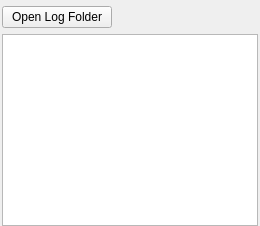
       <widget class="QWidget" name="tab_log">
        <attribute name="title">
         <string>Log</string>
        </attribute>
        <layout class="QVBoxLayout" name="verticalLayout_6">
         <property name="leftMargin">
          <number>2</number>
         </property>
         <property name="topMargin">
          <number>6</number>
         </property>
         <property name="rightMargin">
          <number>2</number>
         </property>
         <property name="bottomMargin">
          <number>0</number>
         </property>
         <item>
          <layout class="QHBoxLayout" name="group_log_header">
           <property name="spacing">
            <number>6</number>
           </property>
           <item>
            <widget class="QPushButton" name="btn_open_log_folder">
             <property name="minimumSize">
              <size>
               <width>110</width>
               <height>0</height>
              </size>
             </property>
             <property name="text">
              <string>Open Log Folder</string>
             </property>
            </widget>
           </item>
           <item>
            <spacer name="horizontalSpacer_3">
             <property name="orientation">
              <enum>Qt::Horizontal</enum>
             </property>
             <property name="sizeHint" stdset="0">
              <size>
               <width>40</width>
               <height>20</height>
              </size>
             </property>
            </spacer>
           </item>
           <item>
            <widget class="QLabel" name="label_worker_threads">
             <property name="maximumSize">
              <size>
               <width>150</width>
               <height>10</height>
              </size>
             </property>
             <property name="toolTip">
              <string>Active and maximum I/O threads used by the thread pool.</string>
             </property>
             <property name="text">
              <string/>
             </property>
             <property name="alignment">
              <set>Qt::AlignRight|Qt::AlignTrailing|Qt::AlignVCenter</set>
             </property>
             <property name="textInteractionFlags">
              <set>Qt::NoTextInteraction</set>
             </property>
            </widget>
           </item>
           <item>
            <spacer name="horizontalSpacer_4">
             <property name="orientation">
              <enum>Qt::Horizontal</enum>
             </property>
             <property name="sizeType">
              <enum>QSizePolicy::Fixed</enum>
             </property>
             <property name="sizeHint" stdset="0">
              <size>
               <width>15</width>
               <height>20</height>
              </size>
             </property>
            </spacer>
           </item>
           <item>
            <widget class="QLabel" name="label_mem_alloc">
             <property name="maximumSize">
              <size>
               <width>150</width>
               <height>10</height>
              </size>
             </property>
             <property name="toolTip">
              <string>Current working set. Amount of physical memory in use by the process.</string>
             </property>
             <property name="alignment">
              <set>Qt::AlignRight|Qt::AlignTrailing|Qt::AlignVCenter</set>
             </property>
             <property name="textInteractionFlags">
              <set>Qt::NoTextInteraction</set>
             </property>
            </widget>
           </item>
          </layout>
         </item>
         <item>
          <widget class="QPlainTextEdit" name="text_log">
           <property name="font">
            <font>
             <stylestrategy>NoAntialias</stylestrategy>
            </font>
           </property>
           <property name="undoRedoEnabled">
            <bool>false</bool>
           </property>
           <property name="lineWrapMode">
            <enum>QPlainTextEdit::NoWrap</enum>
           </property>
           <property name="textInteractionFlags">
            <set>Qt::TextSelectableByMouse</set>
           </property>
          </widget>
         </item>
        </layout>
       </widget>
